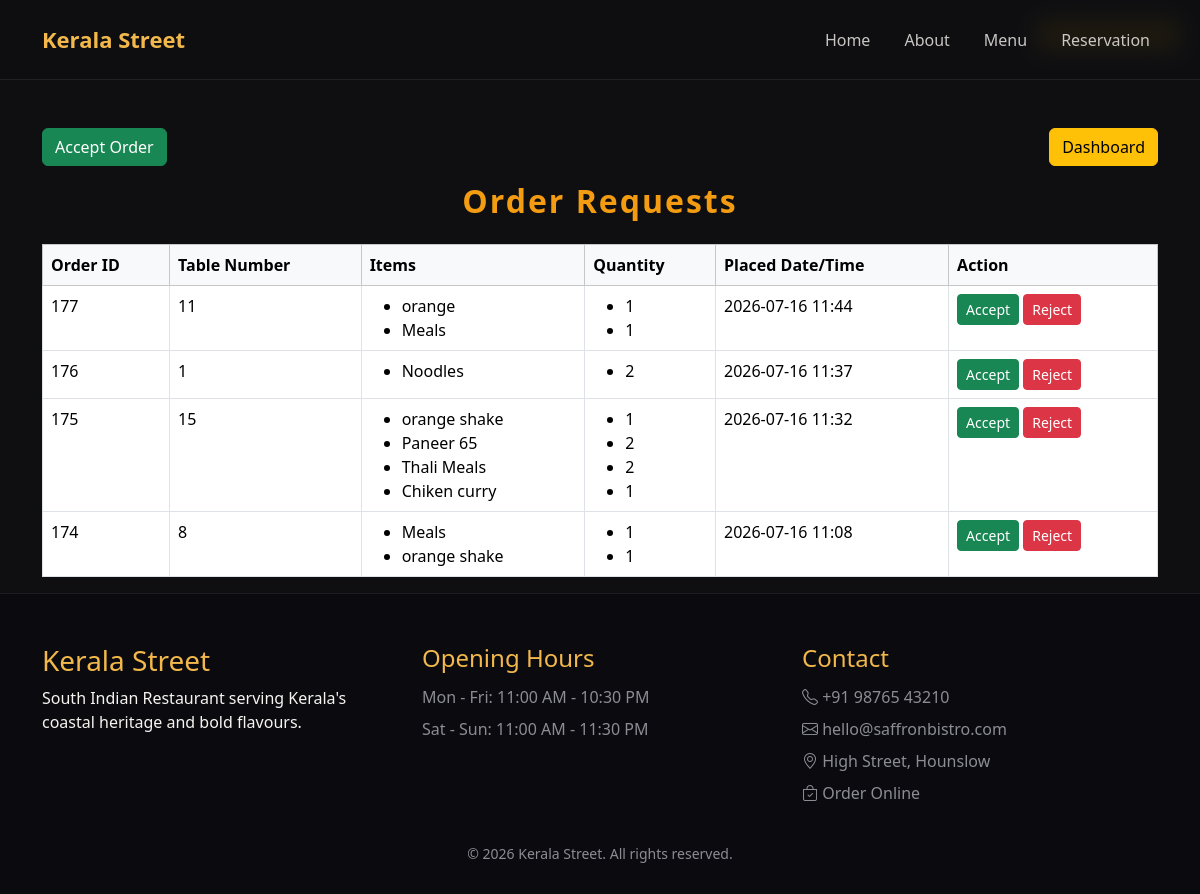
The page /cheforder_request/ on the database its author committed.
### team_app/models.py (models this page shows)
class Order(models.Model):
    table_number = models.CharField(max_length=10)
    created_at = models.DateTimeField(auto_now_add=True)
    status = models.CharField(max_length=20, default='Pending')
    subtotal = models.FloatField(blank=True, null=True)
    gst = models.FloatField(blank=True, null=True)
    total = models.FloatField(blank=True, null=True)

class OrderItem(models.Model):
    order = models.ForeignKey(Order, related_name='items', on_delete=models.CASCADE)
    name = models.CharField(max_length=100)
    qty = models.PositiveIntegerField()
    price = models.FloatField()
    total = models.FloatField()

### Chef_app/views.py (the view)
# urls.py: path('cheforder_request/', views.cheforder_request, name='cheforder_request'),
def cheforder_request(request):
    orders = Order.objects.filter(status='Pending').order_by('-created_at')
    for order in orders:
        user = userdetails.objects.filter(name=order.table_number).first()
        order.userdetails = user
    return render(request, 'cheforder_request.html', {'orders': orders})

### templates/cheforder_request.html
{% load static %}
{% include 'header.html' %}
<div class="container mt-5">
	<div class="row mb-3">
		<div class="col-6 d-flex justify-content-start">
			<a href="{% url 'cheforder_accept' 0 %}" class="btn btn-success">Accept Order</a>
		</div>
		<div class="col-6 d-flex justify-content-end">
			<a href="{% url 'chef_dashboard' %}" class="btn btn-warning">Dashboard</a>
		</div>
	</div>
	<h2 class="mb-4 text-center" style="font-weight:700; letter-spacing:2px; color:#f39c12;">Order Requests</h2>
	<table class="table table-bordered table-hover">
		<thead class="table-light">
			<tr>
				<th>Order ID</th>
				<th>Table Number</th>
				<th>Items</th>
				<th>Quantity</th>
				<th>Placed Date/Time</th>
				<th>Action</th>
			</tr>
		</thead>
		<tbody>
			{% for order in orders %}
			<tr>
				<td>{{ order.id }}</td>
				<td>{{ order.table_number }}</td>
				<td>
					<ul class="mb-0">
						{% for item in order.items.all %}
						<li>{{ item.name }}</li>
						{% endfor %}
					</ul>
				</td>
				<td>
					<ul class="mb-0">
						{% for item in order.items.all %}
						<li>{{ item.qty }}</li>
						{% endfor %}
					</ul>
				</td>
				<td>{{ order.created_at|date:'Y-m-d H:i' }}</td>
				<td>
					<a href="{% url 'cheforder_accept' order.id %}" class="btn btn-success btn-sm">Accept</a>
					<a href="{% url 'cheforder_delete' order.id %}" class="btn btn-danger btn-sm">Reject</a>
				</td>
			</tr>
			{% empty %}
			<tr><td colspan="6" class="text-center">No order requests found.</td></tr>
			{% endfor %}
		</tbody>
	</table>
	<div class="position-absolute" style="top: 20px; right: 20px;">
		<a href="{% url 'cheforder_accept' 0 %}" class="btn btn-warning btn-sm">Go to Order Accept</a>
	</div>
</div>
{% include 'footer.html' %}

### static/css/style.css (style rules this page uses)
:root { --bg: #0f0f12; --surface: #17171c; --muted: #8c8c95; --text: #f7f4f0; --accent: #f2b84b; --accent-2: #ff7e6b; --border: rgba(255, 255, 255, 0.08); }
* { box-sizing: border-box; }
body { font-family: "Segoe UI", Tahoma, Geneva, Verdana, sans-serif; background: var(--bg); color: var(--text); margin: 0; }
a { color: inherit; text-decoration: none; }

### rows shown on the page
Order: id "177", table_number "11", created_at "2026-07-16 11:44"
OrderItem: name "orange", qty "1"
OrderItem: name "Meals", qty "1"
Order: id "176", table_number "1", created_at "2026-07-16 11:37"
OrderItem: name "Noodles", qty "2"
Order: id "175", table_number "15", created_at "2026-07-16 11:32"
OrderItem: name "orange shake", qty "1"
OrderItem: name "Paneer 65", qty "2"
OrderItem: name "Thali Meals", qty "2"
OrderItem: name "Chiken curry", qty "1"
Order: id "174", table_number "8", created_at "2026-07-16 11:08"
OrderItem: name "Meals", qty "1"
OrderItem: name "orange shake", qty "1"
